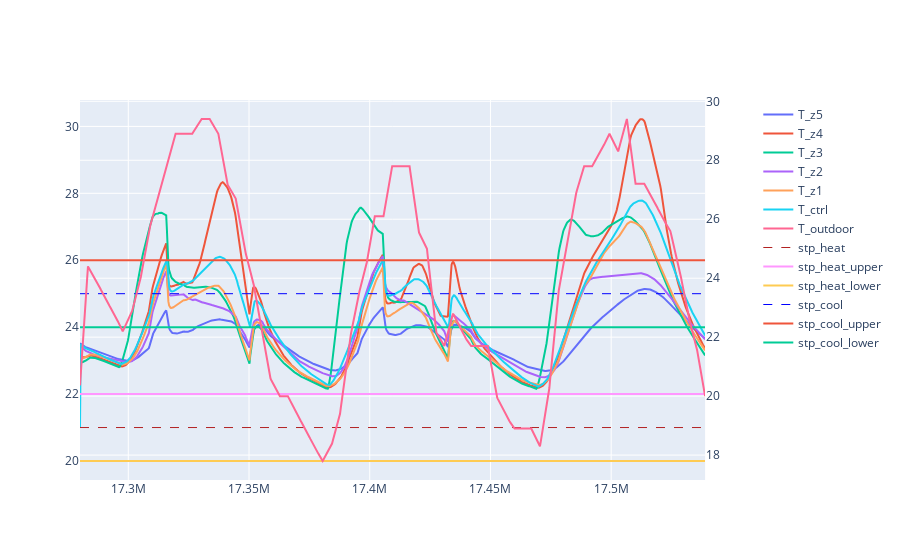
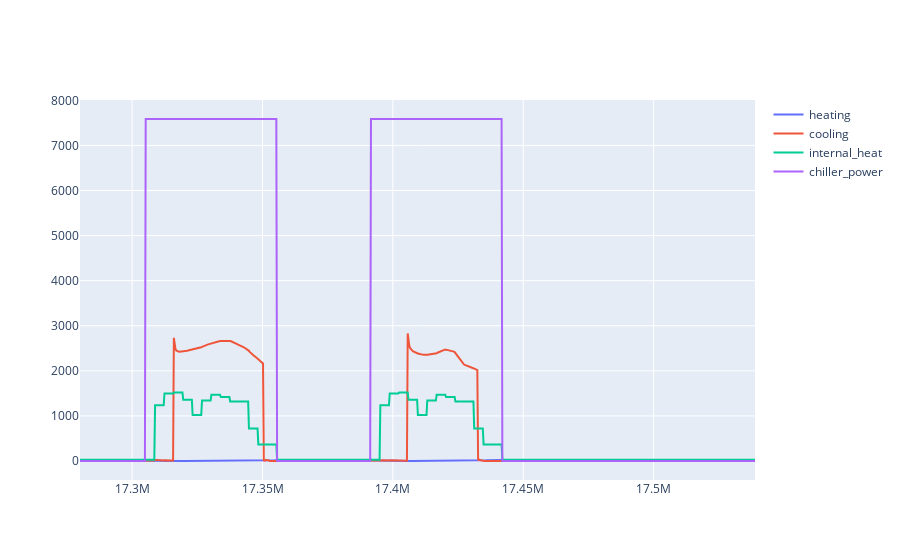
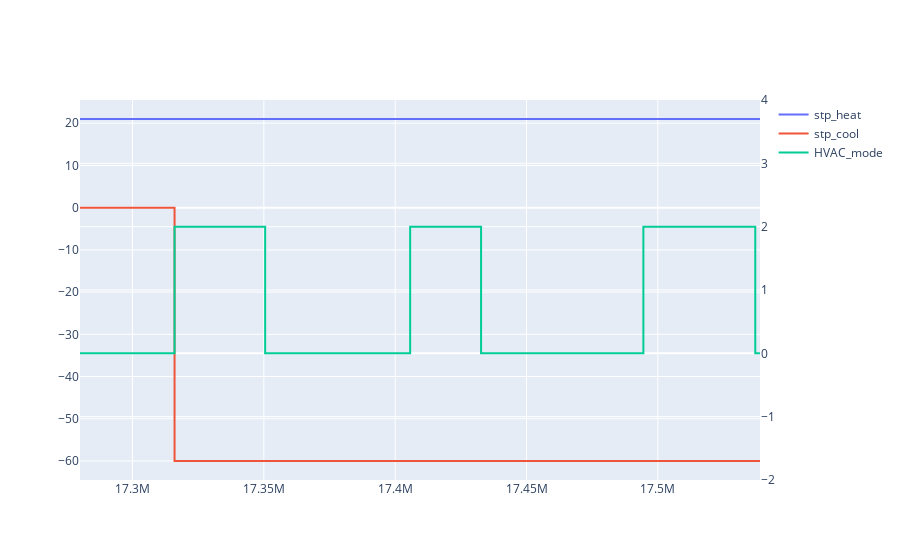

Source (notebook cell) for these figures, in order:
### Code cell
fig = plotly.subplots.make_subplots(rows=1, cols=1, specs=[[{"secondary_y": True}]])

fig.add_trace(go.Scatter(x=df.time_seconds, y=df["FMU_SPACE5_1_Zone_Air_Temperature"], mode='lines',name='T_z5'), row=1, col=1, secondary_y=False)
fig.add_trace(go.Scatter(x=df.time_seconds, y=df["FMU_SPACE4_1_Zone_Air_Temperature"], mode='lines',name='T_z4'), row=1, col=1, secondary_y=False)
fig.add_trace(go.Scatter(x=df.time_seconds, y=df["FMU_SPACE3_1_Zone_Air_Temperature"], mode='lines',name='T_z3'), row=1, col=1, secondary_y=False)
fig.add_trace(go.Scatter(x=df.time_seconds, y=df["FMU_SPACE2_1_Zone_Air_Temperature"], mode='lines',name='T_z2'), row=1, col=1, secondary_y=False)
fig.add_trace(go.Scatter(x=df.time_seconds, y=df["FMU_SPACE1_1_Zone_Air_Temperature"], mode='lines',name='T_z1'), row=1, col=1, secondary_y=False)
fig.add_trace(go.Scatter(x=df.time_seconds, y=df["t_ctrl"], mode='lines',name='T_ctrl'), row=1, col=1, secondary_y=False)

fig.add_trace(go.Scatter(
    x=df.time_seconds, y=df["FMU_Environment_Site_Outdoor_Air_Drybulb_Temperature"], mode='lines',name='T_outdoor')
              , row=1, col=1, secondary_y=True)

fig.add_trace(go.Scatter(x=df.time_seconds, y=df["stp_heat"],
                         mode='lines',
                         line=dict(color='firebrick', width=1,dash='dash'),
                         name='stp_heat'), row=1, col=1, secondary_y=False)
fig.add_trace(go.Scatter(x=df.time_seconds, y=df["stp_heat"] + df["deadband"], mode='lines',name='stp_heat_upper'), row=1, col=1, secondary_y=False)
fig.add_trace(go.Scatter(x=df.time_seconds, y=df["stp_heat"] - df["deadband"], mode='lines',name='stp_heat_lower'), row=1, col=1, secondary_y=False)

fig.add_trace(go.Scatter(x=df.time_seconds, y=df["stp_cool"],
                         mode='lines',
                         line=dict(color='blue', width=1,dash='dash'),
                         name='stp_cool'), row=1, col=1, secondary_y=False)
fig.add_trace(go.Scatter(x=df.time_seconds, y=df["stp_cool"] + df["deadband"], mode='lines',name='stp_cool_upper'), row=1, col=1, secondary_y=False)
fig.add_trace(go.Scatter(x=df.time_seconds, y=df["stp_cool"] - df["deadband"], mode='lines',name='stp_cool_lower'), row=1, col=1, secondary_y=False)

fig.show()

fig = plotly.subplots.make_subplots(rows=1, cols=1)
fig.add_trace(go.Scatter(x=df.time_seconds, y=df["total_heating"], mode='lines',name='heating'), row=1, col=1)
fig.add_trace(go.Scatter(x=df.time_seconds, y=df["total_cooling"], mode='lines',name='cooling'), row=1, col=1)
fig.add_trace(go.Scatter(x=df.time_seconds, y=df["total_internal_heat"], mode='lines',name='internal_heat'), row=1, col=1)
fig.add_trace(go.Scatter(x=df.time_seconds, y=df["FMU_Main_Chiller_Chiller_Electric_Power"], mode='lines',name='chiller_power'), row=1, col=1)


fig.show()
layout = go.Layout(yaxis2=dict(
    range=[-2, 4],
    overlaying='y',
    side='right'
))
traces = []
traces.append(go.Scatter(x=df.time_seconds, y=df["FMU_SPACE1_1_Zone_Thermostat_Heating_Setpoint_Temperature"], mode='lines', line_shape='hv', name='stp_heat'))
traces.append(go.Scatter(x=df.time_seconds, y=df["FMU_SPACE1_1_Zone_Thermostat_Cooling_Setpoint_Temperature"], mode='lines', line_shape='hv', name='stp_cool'))
traces.append(go.Scatter(x=df.time_seconds, y=df["HVAC_mode"], mode='lines', line_shape='hv', name='HVAC_mode', yaxis="y2"))

fig = go.Figure(data=traces, layout=layout)
# fig.add_trace(data, row=1, col=1, secondary_y=True, layout=layout)
fig.show()
# fig.update_layout(height=800, width=1000, title_text="Simulation results")

### Figure 1 — Plotly figure (JSON) as saved in the notebook; plotly's stock layout.template omitted (floating-point values rounded to 4 significant figures; data arrays with more than 128 entries replaced by an {"elided": "..."} marker saying what was removed)
{"data": [{"mode": "lines", "name": "T_z5", "type": "scatter", "x": {"elided": "864 int values"}, "xaxis": "x", "y": {"elided": "864 float values"}, "yaxis": "y"}, {"mode": "lines", "name": "T_z4", "type": "scatter", "x": {"elided": "864 int values"}, "xaxis": "x", "y": {"elided": "864 float values"}, "yaxis": "y"}, {"mode": "lines", "name": "T_z3", "type": "scatter", "visible": true, "x": {"elided": "864 int values"}, "xaxis": "x", "y": {"elided": "864 float values"}, "yaxis": "y"}, {"mode": "lines", "name": "T_z2", "type": "scatter", "x": {"elided": "864 int values"}, "xaxis": "x", "y": {"elided": "864 float values"}, "yaxis": "y"}, {"mode": "lines", "name": "T_z1", "type": "scatter", "x": {"elided": "864 int values"}, "xaxis": "x", "y": {"elided": "864 float values"}, "yaxis": "y"}, {"mode": "lines", "name": "T_ctrl", "type": "scatter", "x": {"elided": "864 int values"}, "xaxis": "x", "y": {"elided": "864 float values"}, "yaxis": "y"}, {"mode": "lines", "name": "T_outdoor", "type": "scatter", "x": {"elided": "864 int values"}, "xaxis": "x", "y": {"elided": "864 float values"}, "yaxis": "y2"}, {"line": {"color": "firebrick", "dash": "dash", "width": 1}, "mode": "lines", "name": "stp_heat", "type": "scatter", "x": {"elided": "864 int values"}, "xaxis": "x", "y": {"elided": "864 int values"}, "yaxis": "y"}, {"mode": "lines", "name": "stp_heat_upper", "type": "scatter", "x": {"elided": "864 int values"}, "xaxis": "x", "y": {"elided": "864 int values"}, "yaxis": "y"}, {"mode": "lines", "name": "stp_heat_lower", "type": "scatter", "x": {"elided": "864 int values"}, "xaxis": "x", "y": {"elided": "864 int values"}, "yaxis": "y"}, {"line": {"color": "blue", "dash": "dash", "width": 1}, "mode": "lines", "name": "stp_cool", "type": "scatter", "x": {"elided": "864 int values"}, "xaxis": "x", "y": {"elided": "864 int values"}, "yaxis": "y"}, {"mode": "lines", "name": "stp_cool_upper", "type": "scatter", "x": {"elided": "864 int values"}, "xaxis": "x", "y": {"elided": "864 int values"}, "yaxis": "y"}, {"mode": "lines", "name": "stp_cool_lower", "type": "scatter", "x": {"elided": "864 int values"}, "xaxis": "x", "y": {"elided": "864 int values"}, "yaxis": "y"}], "layout": {"autosize": true, "xaxis": {"anchor": "y", "autorange": true, "domain": [0, 0.94], "range": [17280000, 17538900], "type": "linear"}, "yaxis": {"anchor": "x", "autorange": true, "domain": [0, 1], "range": [19.43, 30.79], "type": "linear"}, "yaxis2": {"anchor": "x", "autorange": true, "overlaying": "y", "range": [17.16, 30.04], "side": "right", "type": "linear"}}}

### Figure 2 — Plotly figure (JSON) as saved in the notebook; plotly's stock layout.template omitted (floating-point values rounded to 4 significant figures; data arrays with more than 128 entries replaced by an {"elided": "..."} marker saying what was removed)
{"data": [{"mode": "lines", "name": "heating", "type": "scatter", "x": {"elided": "864 int values"}, "xaxis": "x", "y": {"elided": "864 float values"}, "yaxis": "y"}, {"mode": "lines", "name": "cooling", "type": "scatter", "x": {"elided": "864 int values"}, "xaxis": "x", "y": {"elided": "864 float values"}, "yaxis": "y"}, {"mode": "lines", "name": "internal_heat", "type": "scatter", "x": {"elided": "864 int values"}, "xaxis": "x", "y": {"elided": "864 float values"}, "yaxis": "y"}, {"mode": "lines", "name": "chiller_power", "type": "scatter", "x": {"elided": "864 int values"}, "xaxis": "x", "y": {"elided": "864 float values"}, "yaxis": "y"}], "layout": {"autosize": true, "xaxis": {"anchor": "y", "autorange": true, "domain": [0, 1], "range": [17280000, 17538900], "type": "linear"}, "yaxis": {"anchor": "x", "autorange": true, "domain": [0, 1], "range": [-421.5, 8008.0], "type": "linear"}}}

### Figure 3 — Plotly figure (JSON) as saved in the notebook; plotly's stock layout.template omitted (floating-point values rounded to 4 significant figures; data arrays with more than 128 entries replaced by an {"elided": "..."} marker saying what was removed)
{"data": [{"line": {"shape": "hv"}, "mode": "lines", "name": "stp_heat", "type": "scatter", "x": {"elided": "864 int values"}, "y": {"elided": "864 int values"}}, {"line": {"shape": "hv"}, "mode": "lines", "name": "stp_cool", "type": "scatter", "x": {"elided": "864 int values"}, "y": {"elided": "864 int values"}}, {"line": {"shape": "hv"}, "mode": "lines", "name": "HVAC_mode", "type": "scatter", "x": {"elided": "864 int values"}, "y": {"elided": "864 int values"}, "yaxis": "y2"}], "layout": {"autosize": true, "xaxis": {"autorange": true, "range": [17280000, 17538900], "type": "linear"}, "yaxis": {"autorange": true, "range": [-64.5, 25.5], "type": "linear"}, "yaxis2": {"overlaying": "y", "range": [-2, 4], "side": "right", "type": "linear"}}}
